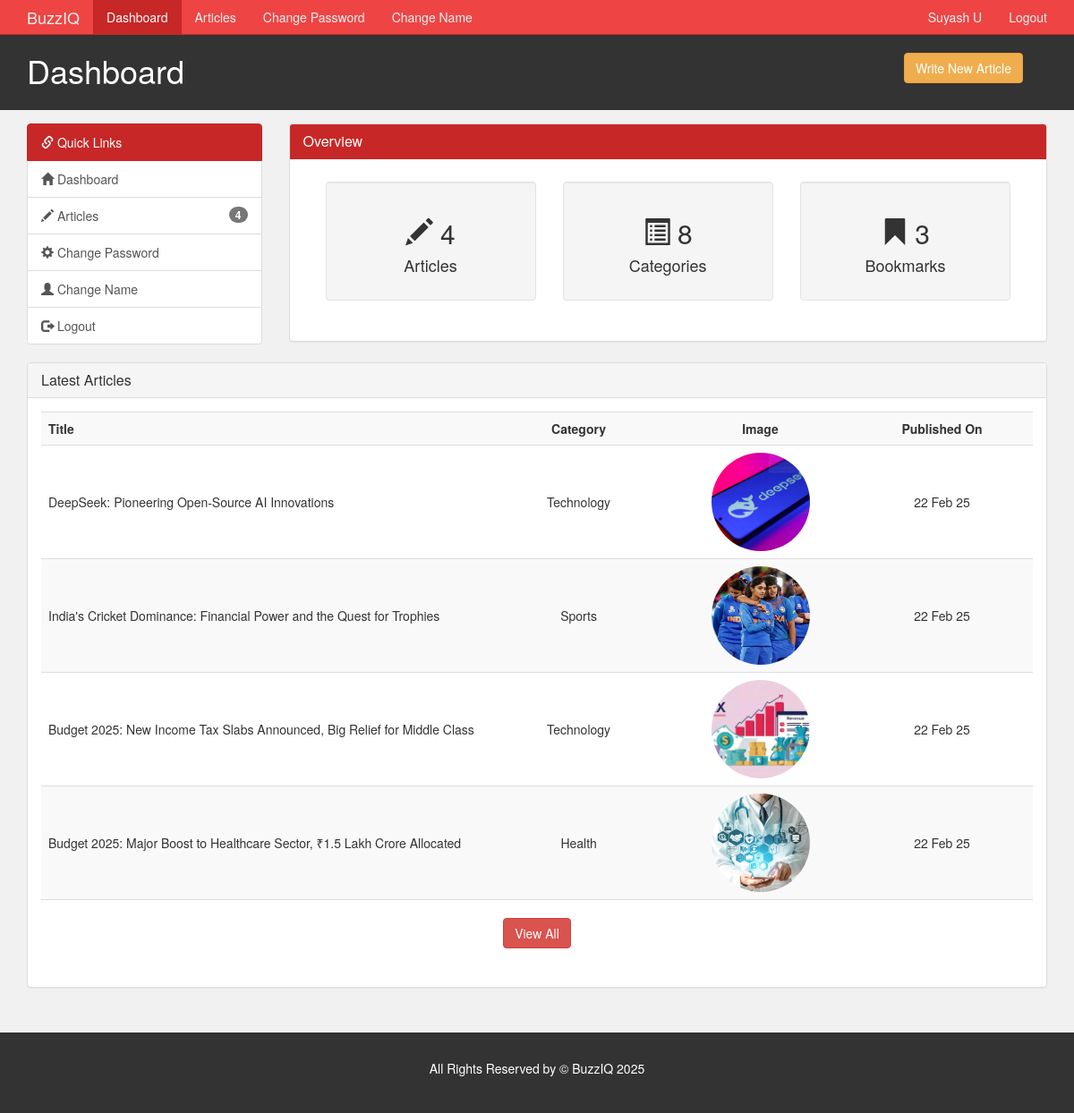
Screenshot of /author/index.php (signed in) with the database file from the repository.
### tables this page shows
CREATE TABLE `article` (
  `article_id` int(11) NOT NULL,
  `category_id` int(11) NOT NULL,
  `author_id` int(11) NOT NULL,
  `article_title` varchar(250) NOT NULL,
  `article_image` varchar(200) NOT NULL,
  `article_description` text NOT NULL,
  `article_date` date NOT NULL,
  `article_trend` tinyint(4) NOT NULL,
  `article_active` tinyint(4) NOT NULL
);

CREATE TABLE `category` (
  `category_id` int(11) NOT NULL,
  `category_name` varchar(45) NOT NULL,
  `category_color` varchar(35) NOT NULL,
  `category_image` varchar(250) NOT NULL,
  `category_description` varchar(350) NOT NULL
);

### author/index.php (the view, shortened to what this page needs)
<?php
  require('./includes/nav.inc.php');
?>
<section id="main">
  <div class="container">
    <div class="row">
      <?php
        $cat_sql = "SELECT COUNT(category_id)
                    AS no_of_categories
                    FROM category";
        $cat_result = mysqli_query($con,$cat_sql);
        $cat_data = mysqli_fetch_assoc($cat_result);
        $no_of_categories = $cat_data['no_of_categories'];
        $book_sql =  "SELECT COUNT(bookmark_id)
                      AS no_of_bookmarks
                      FROM article,bookmark
                      WHERE article.author_id = {$author_id}
                      AND bookmark.article_id = article.article_id";
        $book_result = mysqli_query($con,$book_sql);
        $book_data = mysqli_fetch_assoc($book_result);
        $no_of_bookmarks = $book_data['no_of_bookmarks'];
        require('./includes/quick-links.inc.php');
      ?>
      <div class="col-md-9">
        <div class="panel panel-default">
          <div class="panel-heading main-color-bg">
            <h3 class="panel-title">Overview</h3>
          </div>
          <div class="panel-body" style="padding: 2.5rem;">
            <div class="col-md-4">
              <div class="well dash-box">
                <h2>
                  <span class="glyphicon glyphicon-pencil"></span>
                  <?php echo $no_of_articles;?>
                </h2>
                <h4>Articles</h4>
              </div>
            </div>
            <div class="col-md-4">
              <div class="well dash-box">
                <h2>
                  <span class="glyphicon glyphicon-list-alt" aria-hidden="true"></span>
                  <?php echo $no_of_categories;?>
                </h2>
                <h4>Categories</h4>
              </div>
            </div>
            <div class="col-md-4">
              <div class="well dash-box">
                <h2>
                  <span class="glyphicon glyphicon-bookmark"></span>
                  <?php echo $no_of_bookmarks;?>
                </h2>
                <h4>Bookmarks</h4>
              </div>
            </div>
          </div>
        </div>
      </div>
    </div>
    <div class="row">
      <?php
        $sql = "SELECT article.article_title,
                article.article_date,
                article.article_image,
                category.category_name
                FROM article, category
                WHERE article.author_id = {$author_id}
                AND article.category_id = category.category_id
                ORDER BY article_date DESC
                LIMIT 4";
        $result = mysqli_query($con,$sql);
        $row = mysqli_num_rows($result);
      ?>
      <div class="col-md-12">
        <div class="panel panel-default">
          <div class="panel-heading">
            <h4 class="panel-title">Latest Articles</h4>
          </div>
          <div class="panel-body">
            <table class="table table-striped article-list table-hover">
              <tr>
                <th>Title</th>
                <th>Category</th>
                <th>Image</th>
                <th>Published On</th>
              </tr>
              <?php
                if($row > 0) {
                  while($data = mysqli_fetch_assoc($result)) {
                    $category_name = $data['category_name'];
                    $article_title = $data['article_title'];
                    $article_image = $data['article_image'];
                    $article_date = $data['article_date'];
                    $article_date = date("d M y",strtotime($article_date));
                    echo '
                      <tr>
                        <td>
                          '.$article_title.'
                        </td>
                        <td>
                          '.$category_name.'
                        </td>
                        <td>
                          <img src="../assets/images/articles/'.$article_image.'" />
                        </td>
                        <td>
                          '.$article_date.'
                        </td>
                      </tr>
                    ';
                  }
                  echo '
                    <tr>
                      <td colspan="4" align="center" style="padding-top: 2rem;">
                        <a href="./articles.php" class="btn btn-danger ">View All</a>
                      </td>
                    </tr>
                  ';
                }
              ?>
            </table>
          </div>
        </div>
      </div>
    </div>
  </div>
</section>
<?php
  require('./includes/footer.inc.php')
?>

### author/includes/nav.inc.php (shortened to what this page needs)
<?php
  $author_id = $_SESSION['AUTHOR_ID'];
  $author_name = $_SESSION['AUTHOR_NAME'];
  $uri = $_SERVER['REQUEST_URI'];
  $page_title = "";
  $home = true;
  $pass = false;
  $name = false;
  $article = false;
  if(strpos($uri,"/index.php") != false){
    $page_title = " Dashboard";
  }
?>
<!DOCTYPE html>
<html lang="en">
<head>
  <link rel="stylesheet" href="https://maxcdn.bootstrapcdn.com/bootstrap/3.3.7/css/bootstrap.min.css" />
  <link href="../assets/css/admin/style.css" rel="stylesheet" />
  <link href="../assets/css/partials/1-variables.css" rel="stylesheet" />
</head>
<body>
  <nav class="navbar navbar-default navbar-static-top">
    <div class="container">
      <div class="navbar-header">
        <a class="navbar-brand">BuzzIQ </a>
      </div>
      <div id="navbar" class="collapse navbar-collapse">
        <ul class="nav navbar-nav">
          <li <?php if($home) echo 'class="active"' ?>><a href="./index.php">Dashboard</a></li>
          <li <?php if($article) echo 'class="active"' ?>><a href="./articles.php">Articles</a></li>
          <li <?php if($pass) echo 'class="active"' ?>><a href="./change-password.php">Change Password</a></li>
          <li <?php if($name) echo 'class="active"' ?>><a href="./change-name.php">Change Name</a></li>
        </ul>
        <ul class="nav navbar-nav navbar-right">
          <li><a><?php echo $author_name ?></a></li>
          <li><a href="./logout.php">Logout</a></li>
        </ul>
      </div>
    </div>
  </nav>
  <header id="header">
    <div class="container">
      <div class="row">
        <div class="col-md-10">
          <h1><?php echo $page_title ?></h1>
        </div>
        <div class="col-md-2 btn-box">
          <a href="./add-article.php" class="btn btn-warning" type="button">
            Write New Article
          </a>
        </div>
      </div>
    </div>
  </header>

### author/includes/quick-links.inc.php
<?php
  $art_sql = "SELECT COUNT(article_id)
              AS no_of_articles
              FROM article
              WHERE author_id = {$author_id}";
  $art_result = mysqli_query($con,$art_sql);
  $art_data = mysqli_fetch_assoc($art_result);
  $no_of_articles = $art_data['no_of_articles'];
?>
<div class="col-md-3">
  <div class="list-group">
    <a href="./index.php" class="list-group-item active main-color-bg">
      <span class="glyphicon glyphicon-link"></span>
      Quick Links
    </a>
    <a href="./index.php" class="list-group-item"><span class="glyphicon glyphicon-home"></span> Dashboard
    </a>
    <a href="./articles.php" class="list-group-item"><span class="glyphicon glyphicon-pencil"></span> Articles
      <span class="badge"><?php echo $no_of_articles ?></span></a>
    <a href="./change-password.php" class="list-group-item"><span class="glyphicon glyphicon-cog"></span> Change
      Password
    </a>
    <a href="./change-name.php" class="list-group-item"><span class="glyphicon glyphicon-user"></span> Change
      Name
    </a>
    <a href="./logout.php" class="list-group-item"><span class="glyphicon glyphicon-log-out"></span> Logout
    </a>
  </div>
</div>

### author/includes/footer.inc.php (shortened to what this page needs)
<footer id="footer">
  <p>All Rights Reserved by &copy; BuzzIQ 2025</p>
</footer>
</body>
</html>

### assets/css/admin/style.css (style rules this page uses)
body { background: var(--light-color); }
.btn-box { padding: 2rem; }
.navbar { min-height: 38px !important; margin-bottom: 0; border-radius: 0; }
.navbar-nav > li > a, .navbar-brand { padding-top: 9px !important; padding-bottom: 0 !important; height: 38px; }
.navbar-default { background-color: var(--hover-color); border-color: var(--primary-color); }
.navbar-default .navbar-brand { color: var(--light-color); }
.navbar-default .navbar-nav > li > a { color: var(--light-color); }
.navbar-default .navbar-nav > .active > a, .navbar-default .navbar-nav > .active > a:hover, .navbar-default .navbar-nav > .active > a:focus { color: #fdfdfd; background-color: var(--primary-color); }
.navbar-default .navbar-collapse, .navbar-default .navbar-form { border-color: var(--light-color); }
.main-color-bg { background-color: var(--primary-color) !important; border-color: var(--primary-color) !important; color: #ffffff !important; }
#header { background: #333333; color: #ffffff; padding-bottom: 10px; margin-bottom: 15px; }
.dash-box { text-align: center; }
.article-list td img { border-radius: 50%; object-fit: cover; height: 11rem; text-align: left; width: 11rem; }
.article-list td:not(:first-child), .article-list th:not(:first-child) { text-align: center; }
.article-list th, .article-list td { min-width: 200px; vertical-align: middle !important; }
#main { min-height: 57.2vh; }
#footer { background: #333333; color: #ffffff; text-align: center; padding: 30px; margin-top: 30px; }

### assets/css/partials/1-variables.css (style rules this page uses)
:root { --primary-color: #c72727; --secondary-color: #f99500; --light-color: #f1f1f1; --dark-color: #50514f; --black-color: #333333; --tag-trend-color: #fa163f; --tag-yellow-color: #ffbe0b; --tag-purple-color: #8338ec; --tag-blue-color: #3a86ff; --tag-green-color: #00ff73; --tag-orange-color: #ef4339; --tag-pink-color: #ff0a54; --tag-brown-color: #663f3f; --hover-color: #ee4444; --active-color: #b90615; --ts-vs: 0.56rem; --ts-sml: 0.8rem; --ts-md: 1.1rem; --ts-lg: 1.25rem; --hs-vs: 1.3rem; --hs-sml: 2rem; --hs-md: 2.5rem; --hs-lg: 3rem; --ff-monts: "Montserrat", sans-serif; --ff-nunito: "Nunito Sans", sans-serif; --ff-noto: "Noto Serif", serif; --ff-robo: "Roboto", sans-serif; --border-radius: 5px; }

### rows the page displays
article: article_title "DeepSeek: Pioneering Open-Source AI Innovations", category.category_name "Technology", article_image (picture), article_date "22 Feb 25"
article: article_title "India's Cricket Dominance: Financial Power and the Quest for Trophies", category.category_name "Sports", article_image (picture), article_date "22 Feb 25"
article: article_title "Budget 2025: New Income Tax Slabs Announced, Big Relief for Middle Class", category.category_name "Technology", article_image (picture), article_date "22 Feb 25"
article: article_title "Budget 2025: Major Boost to Healthcare Sector, ₹1.5 Lakh Crore Allocated", category.category_name "Health", article_image (picture), article_date "22 Feb 25"

### other values shown
$author_name "Suyash U"
$page_title "Dashboard"
$no_of_articles "4"
$no_of_categories "8"
$no_of_bookmarks "3"
